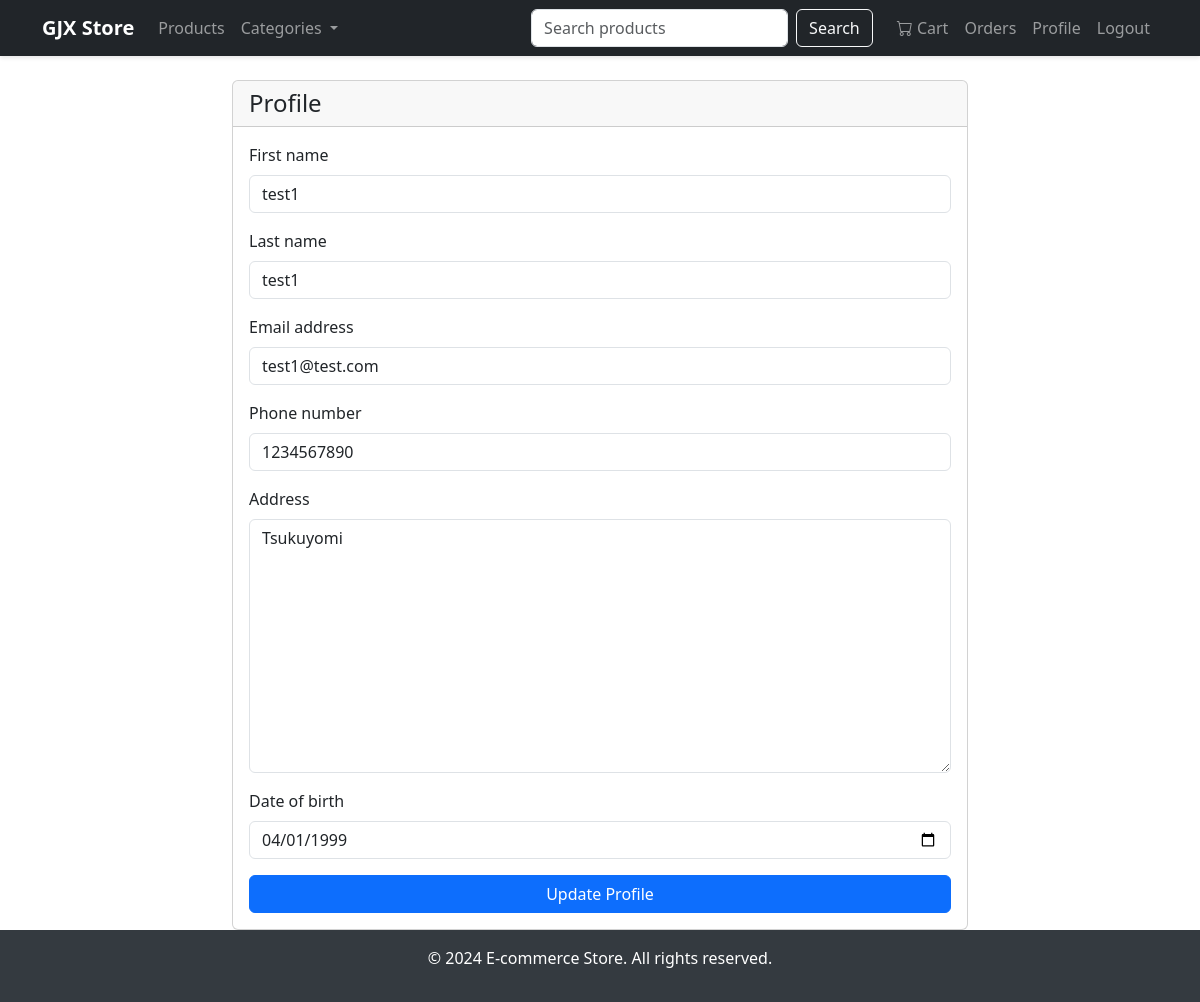
The page /profile/ (signed in) on the database its author committed.
### store/models.py (models this page shows, shortened)
class CustomUser(AbstractUser):
    phone_number = models.CharField(max_length=15, blank=True, null=True)
    address = models.TextField(blank=True, null=True)
    date_of_birth = models.DateField(blank=True, null=True)

### store/views.py (the view)
# urls.py: path('profile/', views.profile, name='profile'),
@login_required
def profile(request):
    if request.method == 'POST':
        form = UserProfileForm(request.POST, instance=request.user)
        if form.is_valid():
            form.save()
            messages.success(request, 'Your profile has been updated!')
            return redirect('store:profile')
    else:
        form = UserProfileForm(instance=request.user)
    return render(request, 'registration/profile.html', {'form': form})

### store/forms.py
class UserProfileForm(forms.ModelForm):
    class Meta:
        model = CustomUser
        fields = ('first_name', 'last_name', 'email',
                  'phone_number', 'address', 'date_of_birth')
        widgets = {
            'date_of_birth': forms.DateInput(attrs={'type': 'date', 'max': datetime.now().date()}),
        }

### store/context_processors.py (called while the page is built)
def categories(request):
    return {
        'categories': Category.objects.all()
    }

### templates/registration/profile.html (shortened to what this page needs)
{% extends 'base.html' %}
{% load crispy_forms_tags %}
{% block content %}
<div class="row justify-content-center">
    <div class="col-md-8">
        <div class="card">
            <div class="card-header">
                <h4 class="mb-0">Profile</h4>
            </div>
            <div class="card-body">
                <form method="post">
                    {{ form|crispy }}
                    <div class="d-grid gap-2">
                        <button type="submit" class="btn btn-primary">Update Profile</button>
                    </div>
                </form>
            </div>
        </div>
    </div>
</div>
{% endblock %}

### static/css/style.css (style rules this page uses)
html, body { height: 100%; margin: 0; }
body { min-height: 100vh; display: flex; flex-direction: column; }
.btn-primary { background-color: #0d6efd; border-color: #0d6efd; }

### rows shown on the page
CustomUser: first_name "test1", last_name "test1", email "test1@test.com", phone_number "1234567890", address "Tsukuyomi", date_of_birth "04/01/1999"
